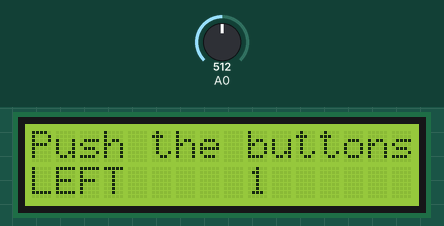
The sketch below on a simulated Arduino Uno, built with avr-gcc and run on an emulated ATmega328P. On the bench: 16×2 character LCD. The inputs (shaded band) are chosen by the test bench; at power-on: A0 = 512.

Above: at 1.2 s.
1.3 s: A0 set to 464
3.5 s: A0 set to 442
At 4.3 s:
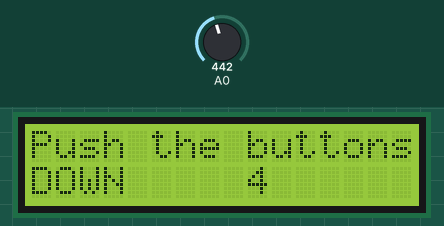
6.5 s: A0 set to 266
8.5 s: A0 set to 237
At 9.3 s:
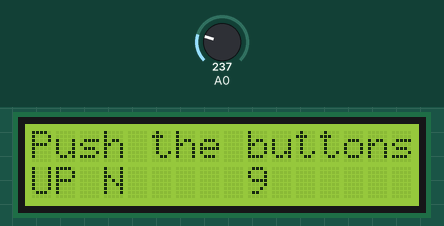
11.5 s: A0 set to 55
13.5 s: A0 set to 44
At 14.3 s:
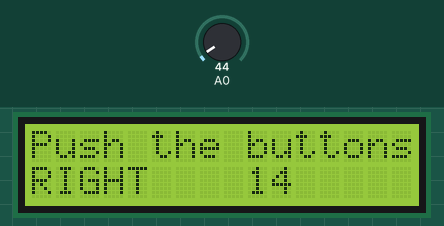
Timing chart, 0 to 16.5 s (numbered marks = the images above; inputs shaded):
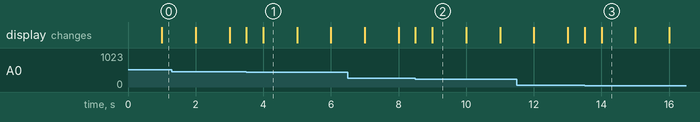

The sketch:

keypad_keytest1.ino
```cpp
//Sample using LiquidCrystal library
#include <LiquidCrystal.h>
/*******************************************************
 * This program will test the LCD panel and the buttons
 * Mark Bramwell, July 2010
 ********************************************************/
// select the pins used on the LCD panel
LiquidCrystal lcd(8, 9, 4, 5, 6, 7);


// LiquidCrystal(rs, enable, d4, d5, d6, d7)
// LiquidCrystal(rs, rw, enable, d4, d5, d6, d7)
// LiquidCrystal(rs, enable, d0, d1, d2, d3, d4, d5, d6
// define some values used by the panel and buttons
int lcd_key = 0;
int adc_key_in = 0;
#define btnRIGHT 0
#define btnUP 1
#define btnDOWN 2
#define btnLEFT 3
#define btnSELECT 4
#define btnNONE 5
// read the buttons
int read_LCD_buttons()
{
  adc_key_in = analogRead(0); // read the value from the sensor
  // my buttons when read are centered at these valies: 0, 144, 329, 504, 741
  // we add approx 50 to those values and check to see if we are close
  if (adc_key_in > 1000) return btnNONE; // We make this the 1st option for speed reasons since it will be the most likely result
  // For V1.1 us this threshold
  if (adc_key_in < 50) return btnRIGHT;
  if (adc_key_in < 250) return btnUP;
  if (adc_key_in < 450) return btnDOWN;
  if (adc_key_in < 650) return btnLEFT;
  if (adc_key_in < 850) return btnSELECT;
  // For V1.0 comment the other threshold and use the one below:
  /*
if (adc_key_in < 50) return btnRIGHT;
   if (adc_key_in < 195) return btnUP;
   if (adc_key_in < 380) return btnDOWN;
   if (adc_key_in < 555) return btnLEFT;
   if (adc_key_in < 790) return btnSELECT;
   */
  return btnNONE; // when all others fail, return this...
}
void setup()
{
  lcd.begin(16, 2); // start the library
  lcd.setCursor(0,0);
  lcd.print("Push the buttons"); // print a simple message
}
void loop()
{
  lcd.setCursor(9,1); // move cursor to second line "1" and 9 spaces over
  lcd.print(millis()/1000); // display seconds elapsed since power-up
  lcd.setCursor(0,1); // move to the begining of the second line
  lcd_key = read_LCD_buttons(); // read the buttons
  switch (lcd_key) // depending on which button was pushed, we perform an action
  {
  case btnRIGHT:
    {
      lcd.print("RIGHT ");
      break;
    }
  case btnLEFT:
    {
      lcd.print("LEFT ");
      break;
    }
  case btnUP:
    {
      lcd.print("UP ");
      break;
    }
  case btnDOWN:
    {
      lcd.print("DOWN ");
      break;
    }
  case btnSELECT:
    {
      lcd.print("SELECT");
      break;
    }
  case btnNONE:
    {
      lcd.print("NONE ");
      break;
    }
  }
}
```

Measured:
- the behaviour switches between 450 and 449 on A0 (found by bisection; images 0 and 1)
- the behaviour switches between 250 and 249 on A0 (found by bisection; images 1 and 2)
- the behaviour switches between 50 and 49 on A0 (found by bisection; images 2 and 3)
- after the input at 3.5 s, the display: first changes at once (image 1 shows a later state)
- after the input at 8.5 s, the display: first changes at once (image 2 shows a later state)
- after the input at 13.5 s, the display: first changes at once (image 3 shows a later state)
- what the display in image 1 shows lasts 1.0 s, from 4.0 s to 5.0 s
